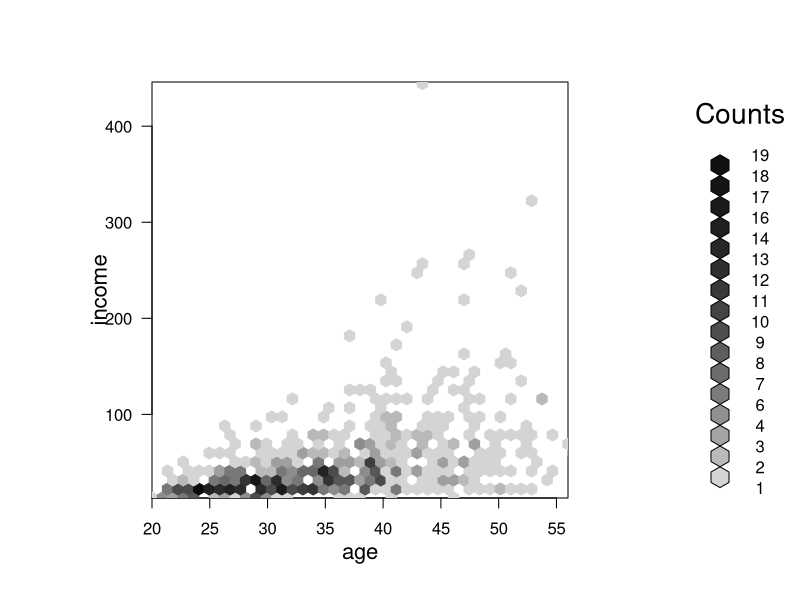

This figure's R source:
library(hexbin)
myda1 = read.csv('bankcust.csv')
hbin <- hexbin(myda1$age, myda1$income, xbin = 40)
plot(hbin, xlab = 'age', ylab = 'income')